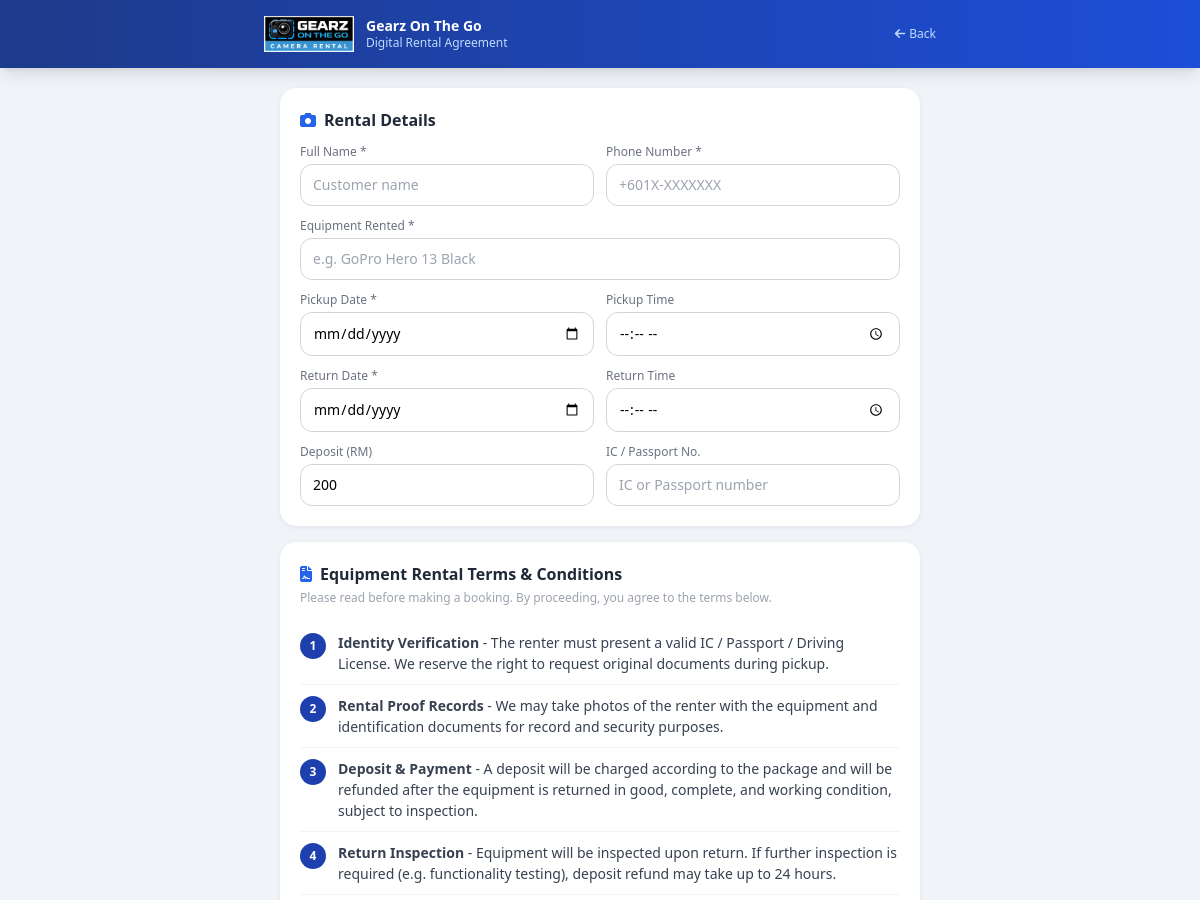
The page /staff/agreements/new?booking_id=1 (signed in, upper part) on the database as committed earlier.
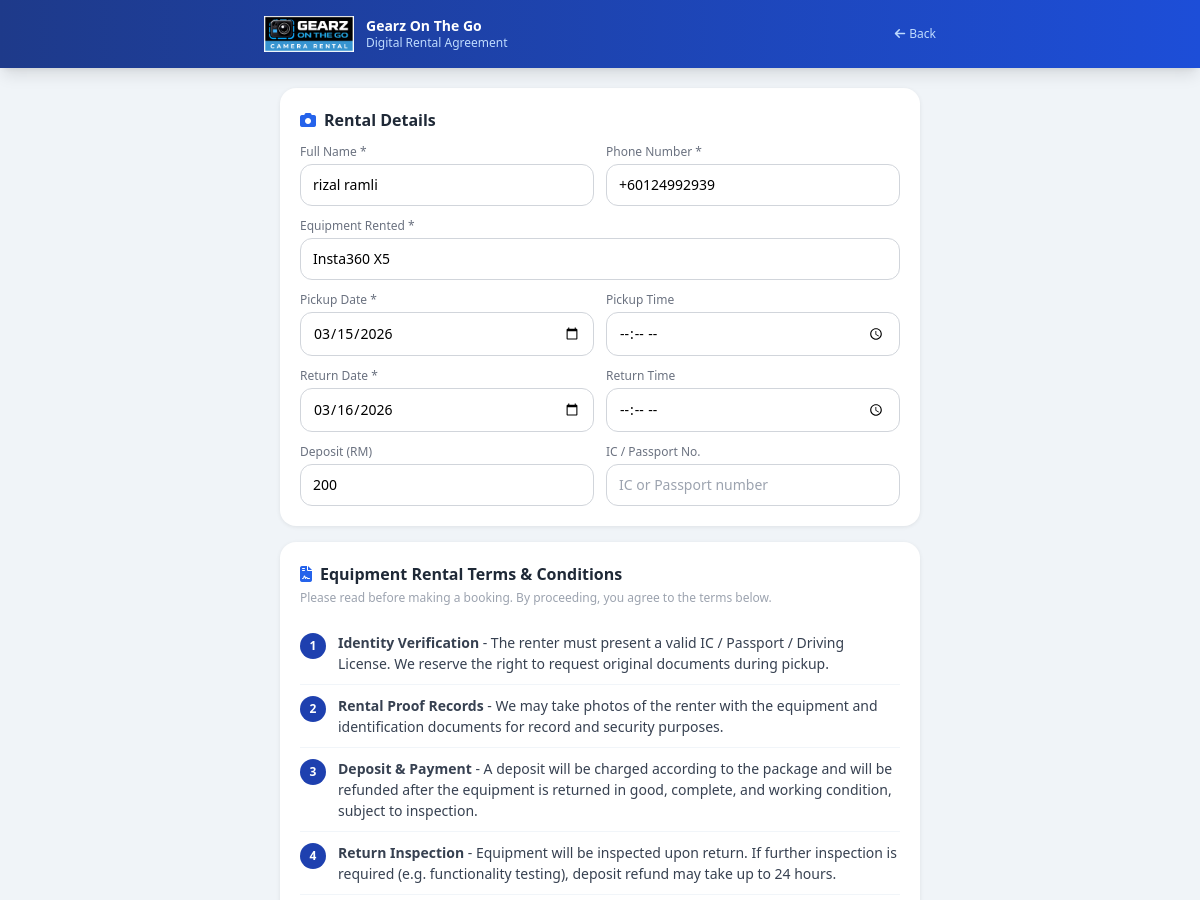
The same page on the database as committed later.
### tables this page shows
CREATE TABLE bookings (
        id INTEGER PRIMARY KEY AUTOINCREMENT,
        camera_id TEXT NOT NULL,
        start_date TEXT NOT NULL,
        end_date TEXT NOT NULL,
        customer_name TEXT,
        customer_phone TEXT,
        notes TEXT,
        created_at TEXT DEFAULT CURRENT_TIMESTAMP
    , customer_id INTEGER REFERENCES customers(id), nationality TEXT, customer_photo TEXT, booking_mode TEXT, pickup_time TEXT, return_time TEXT, status TEXT DEFAULT 'confirmed', booking_ref TEXT, deposit_amount REAL DEFAULT 200, deposit_status TEXT DEFAULT 'unpaid', total_price REAL, price_per_day REAL, source TEXT DEFAULT 'staff', customer_email TEXT, customer_ic TEXT, unit_id INTEGER, return_reminder_sent INTEGER DEFAULT 0, actual_pickup_datetime TEXT, accessories_json TEXT, booking_type TEXT DEFAULT "ONLINE", payment_status TEXT DEFAULT "Paid Online", rental_status TEXT DEFAULT "Pending Pickup", pickup_confirmed_at TEXT, return_processed_at TEXT, checklist_json TEXT, return_reminder_24h_sent INTEGER DEFAULT 0, pickup_id_photo TEXT, pickup_equipment_photo TEXT, pickup_signature TEXT);

### app.py (the view, shortened to what this page needs)
@app.route('/staff/agreements/new')
@login_required
def agreement_new():
    booking_id = request.args.get('booking_id')
    booking = None
    if booking_id:
        conn = get_db()
        b = conn.execute("SELECT * FROM bookings WHERE id = ?", (booking_id,)).fetchone()
        if b:
            b_dict = dict(b)
            cam = CAMERA_MAP.get(b_dict['camera_id'], {})
            ic_number = ''
            if b_dict.get('customer_id'):
                cust = conn.execute("SELECT id_number FROM customers WHERE id = ?", (b_dict['customer_id'],)).fetchone()
                if cust and cust['id_number']:
                    ic_number = cust['id_number']
            booking = {
                'camera_name': cam.get('name', b_dict['camera_id']),
                'start_date': b_dict['start_date'],
                'end_date': b_dict['end_date'],
                'pickup_time': b_dict.get('pickup_time', '') or '',
                'return_time': b_dict.get('return_time', '') or '',
                'customer_name': b_dict['customer_name'] or '',
                'customer_phone': b_dict['customer_phone'] or '',
                'ic_number': ic_number
            }
        conn.close()
    return render_template('agreement_sign.html', signed=False, booking=booking)

### app.py (called while the page is built)
def get_db():
    conn = sqlite3.connect(DB_PATH, timeout=10)  # 10s timeout to avoid blocking
    conn.row_factory = sqlite3.Row
    conn.execute('PRAGMA journal_mode=WAL')  # WAL mode allows concurrent reads
    conn.execute('PRAGMA busy_timeout=5000')  # 5s busy timeout
    return conn

def login_required(f):
    @wraps(f)
    def decorated(*args, **kwargs):
        if not session.get('logged_in'):
            return redirect(url_for('staff_login'))
        return f(*args, **kwargs)
    return decorated

### templates/agreement_sign.html (shortened to what the changed rows need)
<!DOCTYPE html>
<html lang="en">
<head>
    <script src="https://cdn.tailwindcss.com"></script>
    <link rel="stylesheet" href="https://cdnjs.cloudflare.com/ajax/libs/font-awesome/6.5.0/css/all.min.css">
</head>
<body class="min-h-screen">
    <div class="max-w-2xl mx-auto px-4 py-5">
        {% if signed %}
        <div class="section-card text-center py-8">
            <div class="w-16 h-16 bg-green-100 rounded-full flex items-center justify-center mx-auto mb-4">
                <i class="fas fa-check-circle text-green-500 text-3xl"></i>
            </div>
            <h2 class="text-xl font-bold text-gray-800 mb-1">Agreement Signed</h2>
            <p class="text-gray-500 text-sm mb-4">{{ agreement.signed_at }}</p>
            <div class="bg-gray-50 rounded-xl p-4 text-left mb-4">
                <div class="grid grid-cols-2 gap-3 text-sm">
                    <div><span class="text-gray-400 text-xs block">Name</span><span class="font-semibold">{{ agreement.customer_name }}</span></div>
                    <div><span class="text-gray-400 text-xs block">Phone</span><span class="font-semibold">{{ agreement.customer_phone }}</span></div>
                    <div><span class="text-gray-400 text-xs block">Equipment</span><span class="font-semibold">{{ agreement.equipment }}</span></div>
                    <div><span class="text-gray-400 text-xs block">Deposit</span><span class="font-semibold text-green-600">RM{{ agreement.deposit }}</span></div>
                    <div><span class="text-gray-400 text-xs block">Pickup Date</span><span class="font-semibold">{{ agreement.pickup_date }}{% if agreement.pickup_time %} <span class="text-indigo-600">{{ agreement.pickup_time }}</span>{% endif %}</span></div>
                    <div><span class="text-gray-400 text-xs block">Return Date</span><span class="font-semibold">{{ agreement.return_date }}{% if agreement.return_time %} <span class="text-red-500">{{ agreement.return_time }}</span>{% endif %}</span></div>
                </div>
            </div>
            {% if agreement.signature_data %}
            <div class="bg-white border border-gray-200 rounded-xl p-3 mb-4">
                <p class="text-xs text-gray-400 mb-2">Customer Signature</p>
                <img src="{{ agreement.signature_data }}" alt="Signature" class="max-h-24 mx-auto">
            </div>
            {% endif %}
            <div class="flex gap-3 justify-center no-print">
                <a href="/staff/agreements" class="bg-gray-100 hover:bg-gray-200 text-gray-700 px-5 py-2 rounded-xl text-sm font-semibold transition">
                    <i class="fas fa-list mr-1"></i> List
                </a>
                <button onclick="window.print()" class="bg-blue-600 hover:bg-blue-700 text-white px-5 py-2 rounded-xl text-sm font-semibold transition">
                    <i class="fas fa-print mr-1"></i> Print
                </button>
            </div>
        </div>
        {% else %}
        <div class="section-card">
            <h3 class="font-bold text-gray-800 mb-3 flex items-center gap-2">
                <i class="fas fa-camera text-blue-600"></i> Rental Details
            </h3>
                <div class="grid grid-cols-2 gap-3">
                        <div>
                            <label class="text-xs text-gray-500 block mb-1">Full Name *</label>
                            <input type="text" id="custName" placeholder="Customer name"
                                class="w-full border border-gray-300 rounded-xl px-3 py-2.5 text-sm focus:outline-none focus:ring-2 focus:ring-blue-500"
                                value="{{ booking.customer_name if booking else '' }}">
                        </div>
                        <div>
                            <label class="text-xs text-gray-500 block mb-1">Phone Number *</label>
                            <input type="tel" id="custPhone" placeholder="+601X-XXXXXXX"
                                class="w-full border border-gray-300 rounded-xl px-3 py-2.5 text-sm focus:outline-none focus:ring-2 focus:ring-blue-500"
                                value="{{ booking.customer_phone if booking else '' }}">
                        </div>
                        <div class="col-span-2">
                            <label class="text-xs text-gray-500 block mb-1">Equipment Rented *</label>
                            <input type="text" id="equipment" placeholder="e.g. GoPro Hero 13 Black"
                                class="w-full border border-gray-300 rounded-xl px-3 py-2.5 text-sm focus:outline-none focus:ring-2 focus:ring-blue-500"
                                value="{{ booking.camera_name if booking else '' }}">
                        </div>
                        <div>
                            <label class="text-xs text-gray-500 block mb-1">Pickup Date *</label>
                            <input type="date" id="pickupDate"
                                class="w-full border border-gray-300 rounded-xl px-3 py-2.5 text-sm focus:outline-none focus:ring-2 focus:ring-blue-500"
                                value="{{ booking.start_date if booking else '' }}">
                        </div>
                        <div>
                            <label class="text-xs text-gray-500 block mb-1">Pickup Time</label>
                            <input type="time" id="pickupTime"
                                class="w-full border border-gray-300 rounded-xl px-3 py-2.5 text-sm focus:outline-none focus:ring-2 focus:ring-blue-500"
                                value="{{ booking.pickup_time if booking and booking.pickup_time else '' }}">
                        </div>
                        <div>
                            <label class="text-xs text-gray-500 block mb-1">Return Date *</label>
                            <input type="date" id="returnDate"
                                class="w-full border border-gray-300 rounded-xl px-3 py-2.5 text-sm focus:outline-none focus:ring-2 focus:ring-blue-500"
                                value="{{ booking.end_date if booking else '' }}">
                        </div>
                        <div>
                            <label class="text-xs text-gray-500 block mb-1">Return Time</label>
                            <input type="time" id="returnTime"
                                class="w-full border border-gray-300 rounded-xl px-3 py-2.5 text-sm focus:outline-none focus:ring-2 focus:ring-blue-500"
                                value="{{ booking.return_time if booking and booking.return_time else '' }}">
                        </div>
                <div>
                    <label class="text-xs text-gray-500 block mb-1">Deposit (RM)</label>
                    <input type="number" id="deposit" placeholder="200" value="200"
                        class="w-full border border-gray-300 rounded-xl px-3 py-2.5 text-sm focus:outline-none focus:ring-2 focus:ring-blue-500">
                </div>
                <div>
                    <label class="text-xs text-gray-500 block mb-1">IC / Passport No.</label>
                    <input type="text" id="icNumber" placeholder="IC or Passport number"
                        class="w-full border border-gray-300 rounded-xl px-3 py-2.5 text-sm focus:outline-none focus:ring-2 focus:ring-blue-500"
                        value="{{ booking.ic_number if booking and booking.ic_number else '' }}">
                </div>
            </div>
        </div>
        <div class="section-card">
            <h3 class="font-bold text-gray-800 mb-1 flex items-center gap-2">
                <i class="fas fa-file-contract text-blue-600"></i> Equipment Rental Terms &amp; Conditions
            </h3>
            <p class="text-xs text-gray-400 mb-4">Please read before making a booking. By proceeding, you agree to the terms below.</p>
            <div class="term-item">
                <span class="term-num">1</span>
                <span><strong>Identity Verification</strong> - The renter must present a valid IC / Passport / Driving License. We reserve the right to request original documents during pickup.</span>
            </div>
            <div class="term-item">
                <span class="term-num">2</span>
                <span><strong>Rental Proof Records</strong> - We may take photos of the renter with the equipment and identification documents for record and security purposes.</span>
            </div>
            <div class="term-item">
                <span class="term-num">3</span>
                <span><strong>Deposit &amp; Payment</strong> - A deposit will be charged according to the package and will be refunded after the equipment is returned in good, complete, and working condition, subject to inspection.</span>
            </div>
            <div class="term-item">
                <span class="term-num">4</span>
                <span><strong>Return Inspection</strong> - Equipment will be inspected upon return. If further inspection is required (e.g. functionality testing), deposit refund may take up to 24 hours.</span>
            </div>
            <div class="term-item">
            </div>
        </div>
        {% endif %}
    </div>
</body>
</html>

Rows that differ between the two databases and show on the page:
added bookings: customer_name "rizal ramli", customer_phone "+60124992939", start_date "03/15/2026", end_date "03/16/2026"
Other text that changed with them:
form field camera_name: (not shown) → "Insta360 X5"
